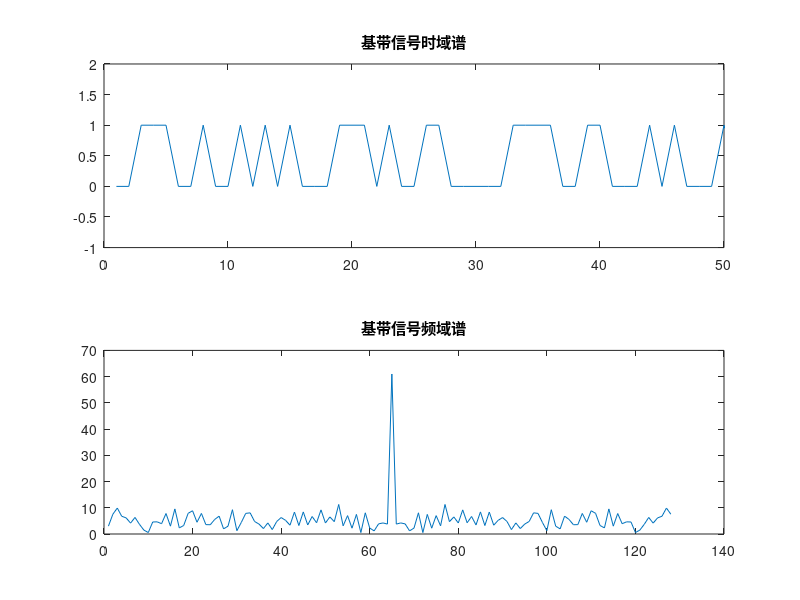
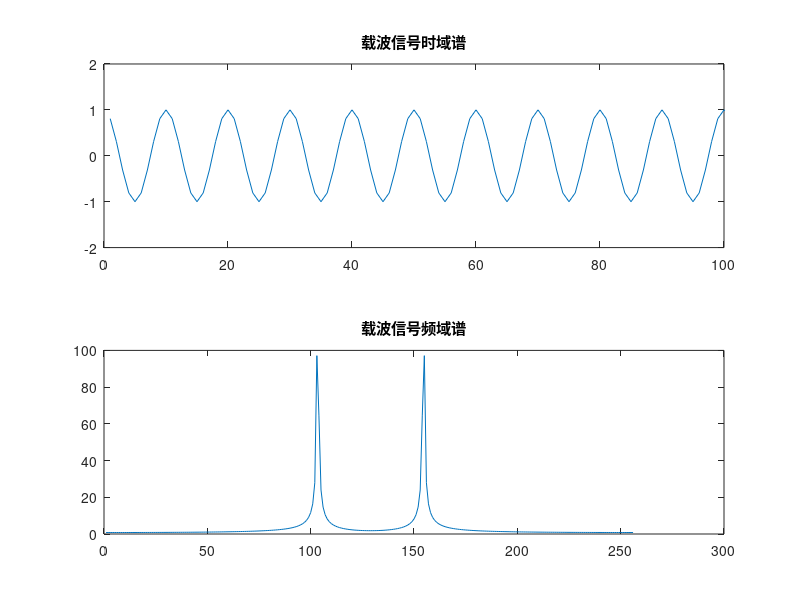

Source code (MATLAB) for these figures, in order: (Note: this script raises an error after producing the figures.)
clc;clear; close all
Fc=36;
Fs=360;
Fd=20;
t=1/360:1/360:20;
x=ceil(rand(1,100000)-0.5);
FFT1=abs(fft(x,128));
figure(1)
subplot(211);
plot(x);
title("基带信号时域谱")
axis([0 50 -1 2])
subplot(212)
plot(fftshift(abs(FFT1)))
title("基带信号频域谱")

carry=cos(2*pi*Fc*t);
FFT2=abs(fft(carry,256));
figure(2)
subplot(211)
plot(carry)
title("载波信号时域谱")
axis([0 100 -2 2])
subplot(212)
plot(fftshift(abs(FFT2)))
title("载波信号频域谱")

y=dmod(x,Fc,Fd,Fs,'psk',2);
FFT3=abs(fft(y,256));
figure(3)
subplot(211)
plot(y)
title('调制信号时域谱');
axis([0 200 -2 2])
subplot(212)
plot(fftshift(abs(FFT3)));
title('调制信号频域谱');

z=ddemod(y,Fc,Fd,Fs,'psk',2);
FFT4=abs(fft(z,64))
figure(4);
subplot(211);
plot(z);
title('解调信号时域谱');
axis([0 50 -1 2])
subplot(212)
plot(fftshift(abs(FFT4)));
title('解调信号频域谱');

Ynt1=awgn(y,6);
YNT1=abs(fft(Ynt1,256));
figure(5)
subplot(211)
plot(Ynt1);
title('SNR为6的高斯白噪声调制信号时域谱');
axis([0 50 -2 2])
subplot(212)
plot(fftshift(YNT1));
title('SNR为6的高斯白噪声调制信号频域谱');

z1=ddemod(Ynt1,Fc,Fd,Fs,'psk',2);
Z1=abs(fft(z1,256));
figure(6)
subplot(211)
plot(z1);
title('加入SNR为6的高斯白噪声解调信号时域谱');
axis([0 50 -1 2])
subplot(212)
plot(fftshift(Z1))
title('加入SNR为6的高斯白噪声解调信号频域谱');

Ynt2=awgn(y,-2);
YNT2=abs(fft(Ynt2,256));
figure(7)
subplot(211)
plot(Ynt2);
title('SNR为-2的高斯白噪声调制信号时域谱');
axis([0 50 -4 4])
subplot(212)
plot(fftshift(YNT2));
title('SNR为-2的高斯白噪声调制信号频域谱');

z2=ddemod(Ynt2,Fc,Fd,Fs,'psk',2);
Z2=abs(fft(z2,256));
figure(8)
subplot(211)
plot(z2);
title('加入SNR为-2的高斯白噪声解调信号时域谱');
axis([0 50 -1 2])
subplot(212)
plot(fftshift(Z2))
title('加入SNR为-2的高斯白噪声解调信号频域谱');

SNR=-10:2;
for i=1:length(SNR) 
    Ynt3=awgn(y,SNR(i));	%加入高斯小噪声，信噪比从-10dB到10dB
Z=ddemod(Ynt3,Fc,Fd,Fs,'psk',2); %调用数字带通解调函数ddemod对加噪声信号进行解调
[br, Pe(i)]=symerr(x,Z);%对解调后加大噪声信号误码分析，br为符号误差数，Pe(i)为符号误差率
end
figure(9)
semilogy(SNR,Pe);			% 调用semilogy函数绘制信噪比与误码率的关系曲线
xlabel('信噪比 SNR(r/dB)');
ylabel('误码率 Pe');
title('信噪比与误码率的关系');
%axis([-10 2 0 1])
grid on
y1=dmodce(x, Fd,Fs,'psk',2);
scatterplot(y1)